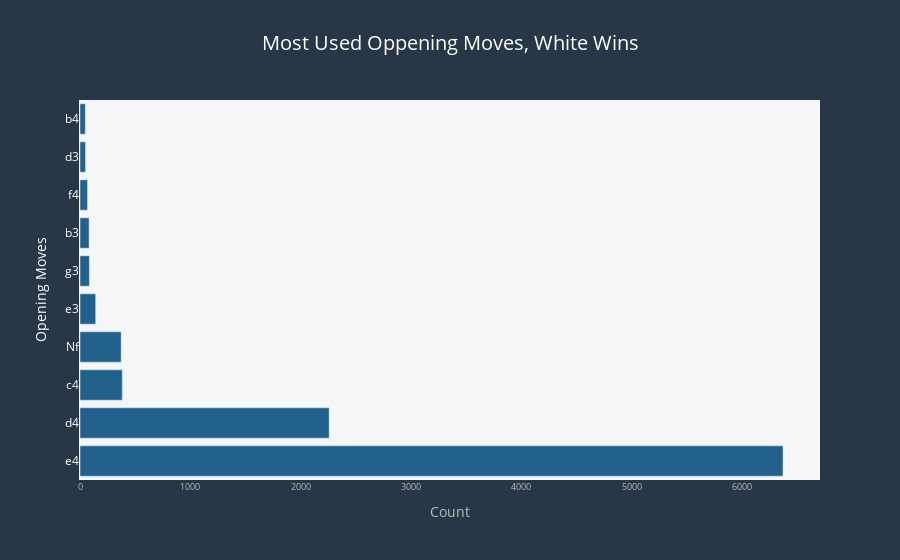

Notebook code cell kept with this figure:
### Markdown cell above
### on ther other hand ,Which opening move was most frequently used in games in which white won?

### Code cell
white=df[df["winner"]=="White"].opening_move.value_counts().nlargest(10)
fig=px.bar(y=white.index,x=white.values,
           title="most used oppening moves, White wins".title(),
            color_discrete_sequence=["#21618C"],
           labels={"x":"Count ","y":"Move "},
      )
fig.update_layout(
title_font_color="#fff",paper_bgcolor="#283747",title_font_size=20,title_x=.5,font_color="#bbb",
    plot_bgcolor="#F4F6F7",legend_title_font_size=17,legend_title_font_color="#fff",
    legend_title_text="Game winner")
fig.update_yaxes(showgrid=False,visible=True,title="Opening Moves",color="#fff")
fig.update_xaxes(showgrid=False,tickfont_size=9,visible=True)
fig.update_traces(textfont_size=10,textfont_color="#fff",textposition='inside')
fig.show()

### Figure 1 — Plotly figure (JSON) as saved in the notebook; plotly's stock layout.template omitted (floating-point values rounded to 4 significant figures)
{"data": [{"alignmentgroup": "True", "hovertemplate": "Count =%{x}<br>Move =%{y}<extra></extra>", "legendgroup": "", "marker": {"color": "#21618C", "pattern": {"shape": ""}}, "name": "", "offsetgroup": "", "orientation": "h", "showlegend": false, "textfont": {"color": "#fff", "size": 10}, "textposition": "inside", "type": "bar", "x": [6371, 2258, 383, 373, 142, 85, 82, 68, 50, 48], "xaxis": "x", "y": ["e4", "d4", "c4", "Nf", "e3", "g3", "b3", "f4", "d3", "b4"], "yaxis": "y"}], "layout": {"barmode": "relative", "font": {"color": "#bbb"}, "legend": {"title": {"font": {"color": "#fff", "size": 17}, "text": "Game winner"}, "tracegroupgap": 0}, "paper_bgcolor": "#283747", "plot_bgcolor": "#F4F6F7", "title": {"font": {"color": "#fff", "size": 20}, "text": "Most Used Oppening Moves, White Wins", "x": 0.5}, "xaxis": {"anchor": "y", "domain": [0.0, 1.0], "showgrid": false, "tickfont": {"size": 9}, "title": {"text": "Count "}, "visible": true}, "yaxis": {"anchor": "x", "color": "#fff", "domain": [0.0, 1.0], "showgrid": false, "title": {"text": "Opening Moves"}, "visible": true}}}
